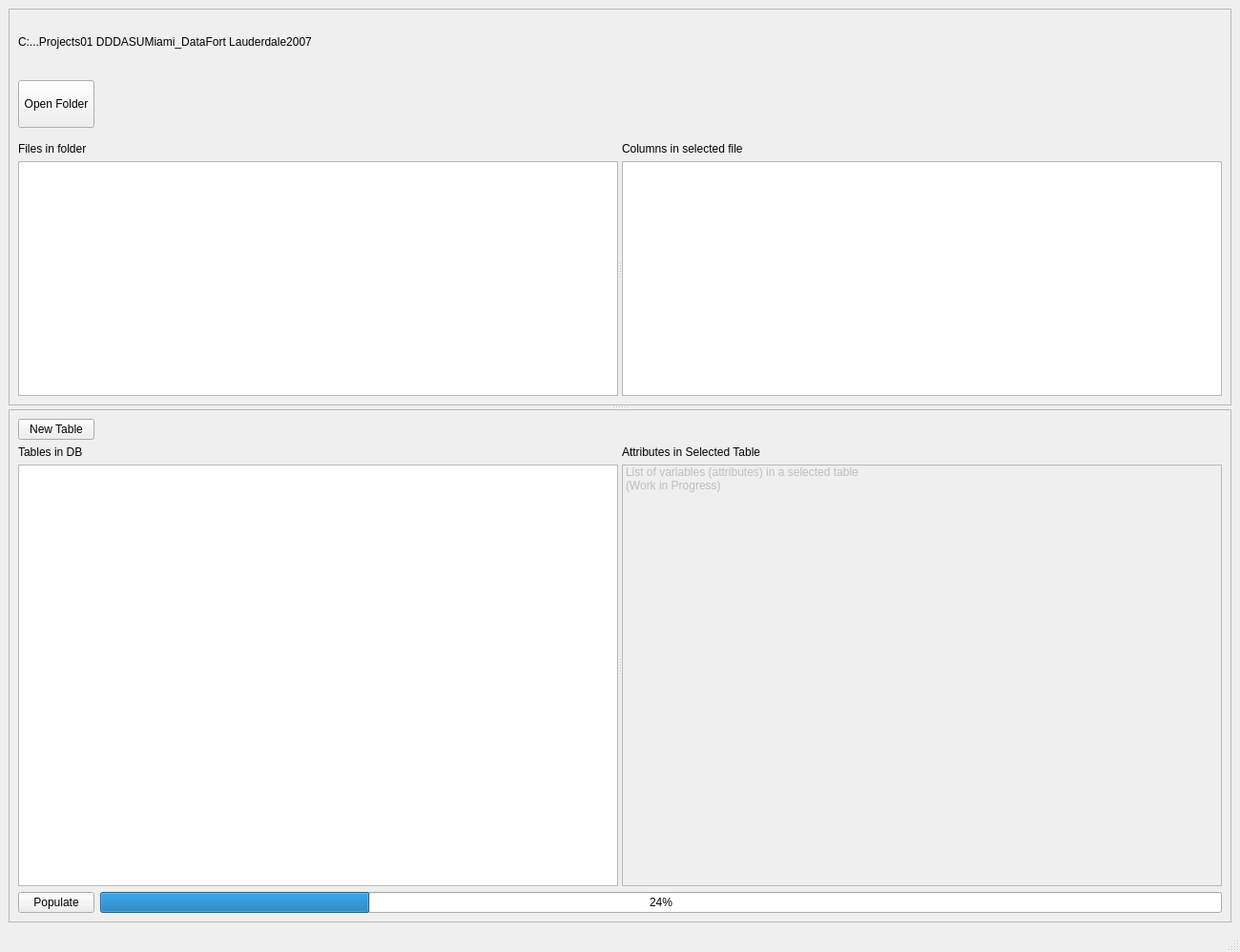
<?xml version="1.0" encoding="UTF-8"?>
<ui version="4.0">
 <class>MainWindow</class>
 <widget class="QMainWindow" name="MainWindow">
  <property name="geometry">
   <rect>
    <x>0</x>
    <y>0</y>
    <width>1300</width>
    <height>998</height>
   </rect>
  </property>
  <property name="windowTitle">
   <string>Resilient Sensor Grid ETL Tool (2020.02.10)</string>
  </property>
  <widget class="QWidget" name="centralwidget">
   <layout class="QVBoxLayout" name="verticalLayout_7">
    <item>
     <widget class="QSplitter" name="splitter_3">
      <property name="orientation">
       <enum>Qt::Vertical</enum>
      </property>
      <widget class="QFrame" name="frameTopFrame">
       <property name="frameShape">
        <enum>QFrame::StyledPanel</enum>
       </property>
       <property name="frameShadow">
        <enum>QFrame::Raised</enum>
       </property>
       <layout class="QVBoxLayout" name="verticalLayout_3">
        <property name="spacing">
         <number>15</number>
        </property>
        <item>
         <widget class="QLabel" name="lblSelectedDataFolder">
          <property name="maximumSize">
           <size>
            <width>16777215</width>
            <height>50</height>
           </size>
          </property>
          <property name="text">
           <string>C:...Projects01 DDDASUMiami_DataFort Lauderdale2007</string>
          </property>
         </widget>
        </item>
        <item>
         <layout class="QHBoxLayout" name="horizontalLayout_2">
          <item>
           <widget class="QPushButton" name="butOpenFolder">
            <property name="maximumSize">
             <size>
              <width>16777215</width>
              <height>50</height>
             </size>
            </property>
            <property name="text">
             <string>Open Folder</string>
            </property>
           </widget>
          </item>
          <item>
           <spacer name="horizontalSpacer">
            <property name="orientation">
             <enum>Qt::Horizontal</enum>
            </property>
            <property name="sizeHint" stdset="0">
             <size>
              <width>40</width>
              <height>20</height>
             </size>
            </property>
           </spacer>
          </item>
         </layout>
        </item>
        <item>
         <widget class="QSplitter" name="splitter">
          <property name="orientation">
           <enum>Qt::Horizontal</enum>
          </property>
          <widget class="QWidget" name="layoutWidget">
           <layout class="QVBoxLayout" name="verticalLayout_2">
            <item>
             <widget class="QLabel" name="lblFilesInFolder">
              <property name="text">
               <string>Files in folder</string>
              </property>
             </widget>
            </item>
            <item>
             <widget class="QListWidget" name="lstFilesInFolder">
              <property name="minimumSize">
               <size>
                <width>0</width>
                <height>200</height>
               </size>
              </property>
             </widget>
            </item>
           </layout>
          </widget>
          <widget class="QWidget" name="layoutWidget">
           <layout class="QVBoxLayout" name="verticalLayout">
            <item>
             <widget class="QLabel" name="lblColumnsInSelectedFile">
              <property name="text">
               <string>Columns in selected file</string>
              </property>
             </widget>
            </item>
            <item>
             <widget class="QListWidget" name="lstColumnsInSelectedFile"/>
            </item>
           </layout>
          </widget>
         </widget>
        </item>
       </layout>
       <zorder>splitter</zorder>
       <zorder>lblSelectedDataFolder</zorder>
      </widget>
      <widget class="QFrame" name="frameBottomFrame">
       <property name="frameShape">
        <enum>QFrame::StyledPanel</enum>
       </property>
       <property name="frameShadow">
        <enum>QFrame::Raised</enum>
       </property>
       <layout class="QVBoxLayout" name="verticalLayout_6">
        <item>
         <layout class="QHBoxLayout" name="horizontalLayout">
          <item>
           <widget class="QPushButton" name="butNewTable">
            <property name="text">
             <string>New Table</string>
            </property>
           </widget>
          </item>
          <item>
           <spacer name="horizontalSpacer_2">
            <property name="orientation">
             <enum>Qt::Horizontal</enum>
            </property>
            <property name="sizeHint" stdset="0">
             <size>
              <width>40</width>
              <height>13</height>
             </size>
            </property>
           </spacer>
          </item>
         </layout>
        </item>
        <item>
         <widget class="QSplitter" name="splitter_2">
          <property name="orientation">
           <enum>Qt::Horizontal</enum>
          </property>
          <widget class="QWidget" name="layoutWidget">
           <layout class="QVBoxLayout" name="verticalLayout_5">
            <item>
             <widget class="QLabel" name="lblTablesInDb">
              <property name="text">
               <string>Tables in DB</string>
              </property>
             </widget>
            </item>
            <item>
             <widget class="QListWidget" name="lstTablesInDb">
              <property name="minimumSize">
               <size>
                <width>0</width>
                <height>300</height>
               </size>
              </property>
             </widget>
            </item>
           </layout>
          </widget>
          <widget class="QWidget" name="layoutWidget">
           <layout class="QVBoxLayout" name="verticalLayout_4">
            <item>
             <widget class="QLabel" name="lblAttributesInSelectedTable">
              <property name="text">
               <string>Attributes in Selected Table</string>
              </property>
             </widget>
            </item>
            <item>
             <widget class="QListWidget" name="lstAttributesInSelectedTable">
              <property name="enabled">
               <bool>false</bool>
              </property>
              <item>
               <property name="text">
                <string>List of variables (attributes) in a selected table</string>
               </property>
              </item>
              <item>
               <property name="text">
                <string>(Work in Progress)</string>
               </property>
              </item>
             </widget>
            </item>
           </layout>
          </widget>
         </widget>
        </item>
        <item>
         <layout class="QHBoxLayout" name="horizontalLayout_3">
          <item>
           <widget class="QPushButton" name="butPopulate">
            <property name="text">
             <string>Populate</string>
            </property>
           </widget>
          </item>
          <item>
           <widget class="QProgressBar" name="pbProgressBar">
            <property name="value">
             <number>24</number>
            </property>
           </widget>
          </item>
         </layout>
        </item>
       </layout>
       <zorder>splitter_2</zorder>
       <zorder></zorder>
       <zorder></zorder>
      </widget>
     </widget>
    </item>
   </layout>
  </widget>
  <widget class="QMenuBar" name="menubar">
   <property name="geometry">
    <rect>
     <x>0</x>
     <y>0</y>
     <width>1300</width>
     <height>38</height>
    </rect>
   </property>
  </widget>
  <widget class="QStatusBar" name="statusbar"/>
 </widget>
 <resources/>
 <connections/>
</ui>
